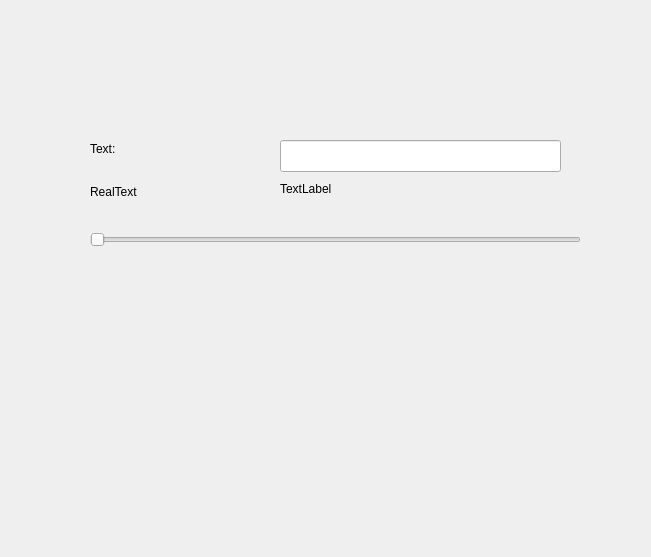
<?xml version="1.0" encoding="UTF-8"?>
<ui version="4.0">
 <class>TruncateText</class>
 <widget class="QWidget" name="TruncateText">
  <property name="geometry">
   <rect>
    <x>0</x>
    <y>0</y>
    <width>651</width>
    <height>557</height>
   </rect>
  </property>
  <property name="windowTitle">
   <string>Form</string>
  </property>
  <widget class="QWidget" name="verticalLayoutWidget">
   <property name="geometry">
    <rect>
     <x>90</x>
     <y>130</y>
     <width>171</width>
     <height>80</height>
    </rect>
   </property>
   <layout class="QVBoxLayout" name="verticalLayout">
    <item>
     <widget class="QLabel" name="label">
      <property name="text">
       <string>Text:</string>
      </property>
     </widget>
    </item>
    <item>
     <widget class="QLabel" name="label_2">
      <property name="text">
       <string>RealText</string>
      </property>
     </widget>
    </item>
   </layout>
  </widget>
  <widget class="MyTagEdit" name="label_3">
   <property name="geometry">
    <rect>
     <x>280</x>
     <y>180</y>
     <width>311</width>
     <height>18</height>
    </rect>
   </property>
   <property name="text">
    <string>TextLabel</string>
   </property>
  </widget>
  <widget class="QSlider" name="horizontalSlider">
   <property name="geometry">
    <rect>
     <x>90</x>
     <y>230</y>
     <width>491</width>
     <height>20</height>
    </rect>
   </property>
   <property name="maximum">
    <number>20</number>
   </property>
   <property name="orientation">
    <enum>Qt::Horizontal</enum>
   </property>
  </widget>
  <widget class="MyLineEdit" name="lineEdit">
   <property name="geometry">
    <rect>
     <x>280</x>
     <y>140</y>
     <width>281</width>
     <height>32</height>
    </rect>
   </property>
  </widget>
 </widget>
 <customwidgets>
  <customwidget>
   <class>MyLineEdit</class>
   <extends>QLineEdit</extends>
   <header>MyLineEdit.h</header>
   <slots>
    <signal>tractaReturn()</signal>
   </slots>
  </customwidget>
  <customwidget>
   <class>MyTagEdit</class>
   <extends>QLabel</extends>
   <header>MyTagEdit.h</header>
   <slots>
    <slot>AyLmao(int)</slot>
   </slots>
  </customwidget>
 </customwidgets>
 <resources/>
 <connections>
  <connection>
   <sender>horizontalSlider</sender>
   <signal>valueChanged(int)</signal>
   <receiver>label_3</receiver>
   <slot>AyLmao(int)</slot>
   <hints>
    <hint type="sourcelabel">
     <x>335</x>
     <y>239</y>
    </hint>
    <hint type="destinationlabel">
     <x>435</x>
     <y>188</y>
    </hint>
   </hints>
  </connection>
  <connection>
   <sender>lineEdit</sender>
   <signal>textEdited(QString)</signal>
   <receiver>label_3</receiver>
   <slot>setText(QString)</slot>
   <hints>
    <hint type="sourcelabel">
     <x>420</x>
     <y>155</y>
    </hint>
    <hint type="destinationlabel">
     <x>435</x>
     <y>188</y>
    </hint>
   </hints>
  </connection>
 </connections>
</ui>
